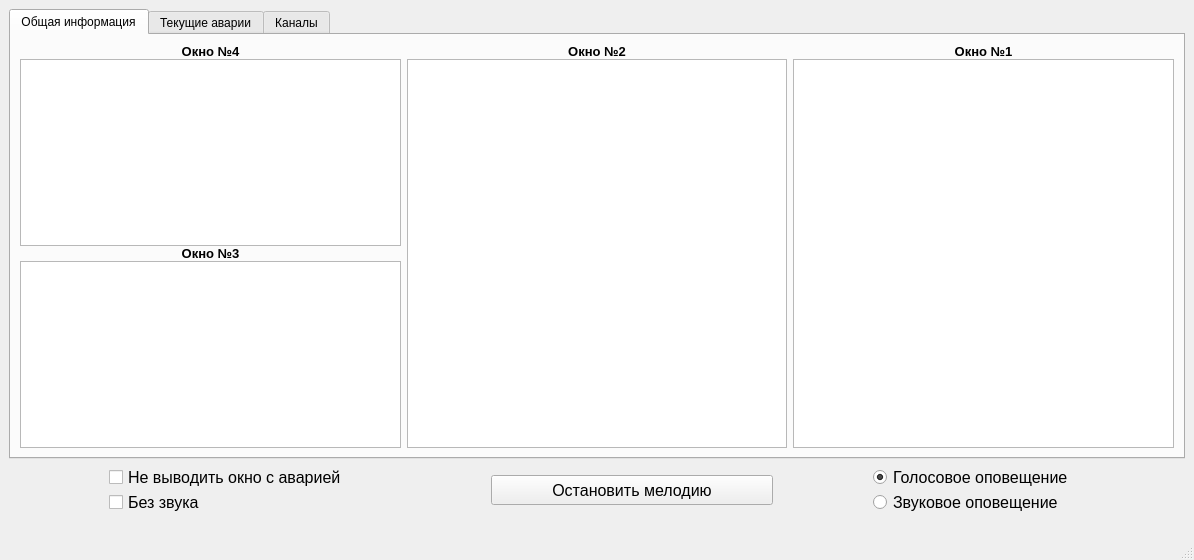
<?xml version="1.0" encoding="UTF-8"?>
<ui version="4.0">
 <class>MainWindow</class>
 <widget class="QMainWindow" name="MainWindow">
  <property name="geometry">
   <rect>
    <x>0</x>
    <y>0</y>
    <width>1194</width>
    <height>560</height>
   </rect>
  </property>
  <property name="windowTitle">
   <string>MainWindow</string>
  </property>
  <widget class="QWidget" name="centralwidget">
   <layout class="QVBoxLayout" name="verticalLayout">
    <item>
     <layout class="QVBoxLayout" name="verticalLayout_4">
      <item>
       <widget class="QTabWidget" name="tabWidget">
        <property name="currentIndex">
         <number>0</number>
        </property>
        <widget class="QWidget" name="tab">
         <attribute name="title">
          <string>Общая информация</string>
         </attribute>
         <layout class="QHBoxLayout" name="horizontalLayout_4">
          <item>
           <layout class="QHBoxLayout" name="horizontalLayout" stretch="0,0,0">
            <property name="sizeConstraint">
             <enum>QLayout::SetDefaultConstraint</enum>
            </property>
            <item>
             <layout class="QVBoxLayout" name="verticalLayout_2">
              <property name="spacing">
               <number>0</number>
              </property>
              <property name="topMargin">
               <number>0</number>
              </property>
              <item>
               <layout class="QVBoxLayout" name="verticalLayout_3">
                <item>
                 <widget class="QLabel" name="label">
                  <property name="sizeIncrement">
                   <size>
                    <width>0</width>
                    <height>0</height>
                   </size>
                  </property>
                  <property name="font">
                   <font>
                    <pointsize>10</pointsize>
                    <weight>75</weight>
                    <bold>true</bold>
                   </font>
                  </property>
                  <property name="text">
                   <string>Окно №4</string>
                  </property>
                  <property name="alignment">
                   <set>Qt::AlignBottom|Qt::AlignHCenter</set>
                  </property>
                  <property name="wordWrap">
                   <bool>false</bool>
                  </property>
                  <property name="margin">
                   <number>0</number>
                  </property>
                  <property name="indent">
                   <number>-1</number>
                  </property>
                 </widget>
                </item>
               </layout>
              </item>
              <item>
               <widget class="QTextBrowser" name="textBrowser_4">
                <property name="styleSheet">
                 <string notr="true">font: 75 10pt &quot;Arial&quot;;</string>
                </property>
               </widget>
              </item>
              <item>
               <widget class="QLabel" name="label_2">
                <property name="font">
                 <font>
                  <pointsize>10</pointsize>
                  <weight>75</weight>
                  <bold>true</bold>
                 </font>
                </property>
                <property name="text">
                 <string>Окно №3</string>
                </property>
                <property name="alignment">
                 <set>Qt::AlignBottom|Qt::AlignHCenter</set>
                </property>
                <property name="margin">
                 <number>-3</number>
                </property>
               </widget>
              </item>
              <item>
               <widget class="QTextBrowser" name="textBrowser_2">
                <property name="styleSheet">
                 <string notr="true">font: 75 10pt &quot;Arial&quot;;</string>
                </property>
               </widget>
              </item>
             </layout>
            </item>
            <item>
             <layout class="QHBoxLayout" name="horizontalLayout_2">
              <property name="spacing">
               <number>0</number>
              </property>
              <item>
               <layout class="QVBoxLayout" name="verticalLayout_5">
                <property name="spacing">
                 <number>0</number>
                </property>
                <item>
                 <widget class="QLabel" name="label_3">
                  <property name="font">
                   <font>
                    <pointsize>10</pointsize>
                    <weight>75</weight>
                    <bold>true</bold>
                   </font>
                  </property>
                  <property name="text">
                   <string>Окно №2</string>
                  </property>
                  <property name="alignment">
                   <set>Qt::AlignBottom|Qt::AlignHCenter</set>
                  </property>
                  <property name="margin">
                   <number>0</number>
                  </property>
                 </widget>
                </item>
                <item>
                 <widget class="QTextBrowser" name="textBrowser">
                  <property name="styleSheet">
                   <string notr="true">font: 75 10pt &quot;Arial&quot;;

</string>
                  </property>
                  <property name="html">
                   <string>&lt;!DOCTYPE HTML PUBLIC &quot;-//W3C//DTD HTML 4.0//EN&quot; &quot;http://www.w3.org/TR/REC-html40/strict.dtd&quot;&gt;
&lt;html&gt;&lt;head&gt;&lt;meta name=&quot;qrichtext&quot; content=&quot;1&quot; /&gt;&lt;style type=&quot;text/css&quot;&gt;
p, li { white-space: pre-wrap; }
&lt;/style&gt;&lt;/head&gt;&lt;body style=&quot; font-family:'Arial'; font-size:10pt; font-weight:72; font-style:normal;&quot;&gt;
&lt;p style=&quot;-qt-paragraph-type:empty; margin-top:0px; margin-bottom:0px; margin-left:0px; margin-right:0px; -qt-block-indent:0; text-indent:0px; font-family:'MS Shell Dlg 2'; font-size:8.25pt; font-weight:400;&quot;&gt;&lt;br /&gt;&lt;/p&gt;&lt;/body&gt;&lt;/html&gt;</string>
                  </property>
                 </widget>
                </item>
               </layout>
              </item>
             </layout>
            </item>
            <item>
             <layout class="QHBoxLayout" name="horizontalLayout_3">
              <item>
               <layout class="QVBoxLayout" name="verticalLayout_7">
                <property name="spacing">
                 <number>0</number>
                </property>
                <item>
                 <widget class="QLabel" name="label_4">
                  <property name="font">
                   <font>
                    <pointsize>10</pointsize>
                    <weight>75</weight>
                    <bold>true</bold>
                   </font>
                  </property>
                  <property name="text">
                   <string>Окно №1</string>
                  </property>
                  <property name="alignment">
                   <set>Qt::AlignBottom|Qt::AlignHCenter</set>
                  </property>
                 </widget>
                </item>
                <item>
                 <widget class="QTextBrowser" name="textBrowser_3">
                  <property name="styleSheet">
                   <string notr="true">font: 75 10pt &quot;Arial&quot;;</string>
                  </property>
                  <property name="html">
                   <string>&lt;!DOCTYPE HTML PUBLIC &quot;-//W3C//DTD HTML 4.0//EN&quot; &quot;http://www.w3.org/TR/REC-html40/strict.dtd&quot;&gt;
&lt;html&gt;&lt;head&gt;&lt;meta name=&quot;qrichtext&quot; content=&quot;1&quot; /&gt;&lt;style type=&quot;text/css&quot;&gt;
p, li { white-space: pre-wrap; }
&lt;/style&gt;&lt;/head&gt;&lt;body style=&quot; font-family:'Arial'; font-size:10pt; font-weight:72; font-style:normal;&quot;&gt;
&lt;p style=&quot;-qt-paragraph-type:empty; margin-top:0px; margin-bottom:0px; margin-left:0px; margin-right:0px; -qt-block-indent:0; text-indent:0px; font-family:'MS Shell Dlg 2'; font-size:8.25pt; font-weight:400;&quot;&gt;&lt;br /&gt;&lt;/p&gt;&lt;/body&gt;&lt;/html&gt;</string>
                  </property>
                 </widget>
                </item>
               </layout>
              </item>
             </layout>
            </item>
           </layout>
          </item>
         </layout>
        </widget>
        <widget class="QWidget" name="tab_2">
         <attribute name="title">
          <string>Текущие аварии</string>
         </attribute>
         <layout class="QHBoxLayout" name="horizontalLayout_5">
          <item>
           <layout class="QHBoxLayout" name="horizontalLayout_6">
            <item>
             <widget class="QTextBrowser" name="textBrowser_6">
              <property name="styleSheet">
               <string notr="true">font: 75 10pt &quot;Arial&quot;;</string>
              </property>
             </widget>
            </item>
            <item>
             <widget class="QTextBrowser" name="textBrowser_5">
              <property name="styleSheet">
               <string notr="true">font: 75 10pt &quot;Arial&quot;;</string>
              </property>
             </widget>
            </item>
           </layout>
          </item>
         </layout>
        </widget>
        <widget class="QWidget" name="tab_3">
         <attribute name="title">
          <string>Каналы</string>
         </attribute>
         <widget class="QTextBrowser" name="textBrowser_7">
          <property name="geometry">
           <rect>
            <x>-1</x>
            <y>0</y>
            <width>1191</width>
            <height>461</height>
           </rect>
          </property>
         </widget>
        </widget>
       </widget>
      </item>
     </layout>
    </item>
    <item>
     <layout class="QHBoxLayout" name="horizontalLayout_7">
      <property name="spacing">
       <number>100</number>
      </property>
      <property name="leftMargin">
       <number>100</number>
      </property>
      <property name="rightMargin">
       <number>30</number>
      </property>
      <item>
       <layout class="QVBoxLayout" name="verticalLayout_9">
        <property name="spacing">
         <number>0</number>
        </property>
        <item>
         <widget class="QCheckBox" name="Hidden_message_check_box">
          <property name="font">
           <font>
            <pointsize>12</pointsize>
            <weight>50</weight>
            <bold>false</bold>
           </font>
          </property>
          <property name="text">
           <string>Не выводить окно с аварией</string>
          </property>
         </widget>
        </item>
        <item>
         <widget class="QCheckBox" name="checkSound">
          <property name="font">
           <font>
            <pointsize>12</pointsize>
           </font>
          </property>
          <property name="text">
           <string>Без звука</string>
          </property>
         </widget>
        </item>
       </layout>
      </item>
      <item>
       <widget class="QPushButton" name="switch_off_sound_btn">
        <property name="maximumSize">
         <size>
          <width>300</width>
          <height>30</height>
         </size>
        </property>
        <property name="font">
         <font>
          <pointsize>12</pointsize>
          <weight>50</weight>
          <bold>false</bold>
         </font>
        </property>
        <property name="text">
         <string>Остановить мелодию</string>
        </property>
       </widget>
      </item>
      <item>
       <layout class="QVBoxLayout" name="verticalLayout_6">
        <property name="spacing">
         <number>0</number>
        </property>
        <item>
         <widget class="QRadioButton" name="speech_message">
          <property name="font">
           <font>
            <pointsize>12</pointsize>
           </font>
          </property>
          <property name="text">
           <string>Голосовое оповещение</string>
          </property>
          <property name="checked">
           <bool>true</bool>
          </property>
         </widget>
        </item>
        <item>
         <widget class="QRadioButton" name="sound_message">
          <property name="font">
           <font>
            <pointsize>12</pointsize>
           </font>
          </property>
          <property name="text">
           <string>Звуковое оповещение</string>
          </property>
         </widget>
        </item>
       </layout>
      </item>
     </layout>
    </item>
   </layout>
  </widget>
  <widget class="QMenuBar" name="menubar">
   <property name="geometry">
    <rect>
     <x>0</x>
     <y>0</y>
     <width>1194</width>
     <height>21</height>
    </rect>
   </property>
  </widget>
  <widget class="QStatusBar" name="statusbar">
   <property name="enabled">
    <bool>true</bool>
   </property>
   <property name="sizePolicy">
    <sizepolicy hsizetype="Preferred" vsizetype="Preferred">
     <horstretch>30</horstretch>
     <verstretch>0</verstretch>
    </sizepolicy>
   </property>
   <property name="font">
    <font>
     <pointsize>20</pointsize>
     <weight>75</weight>
     <bold>true</bold>
    </font>
   </property>
   <property name="layoutDirection">
    <enum>Qt::LeftToRight</enum>
   </property>
   <property name="inputMethodHints">
    <set>Qt::ImhTime</set>
   </property>
  </widget>
 </widget>
 <resources/>
 <connections/>
</ui>
